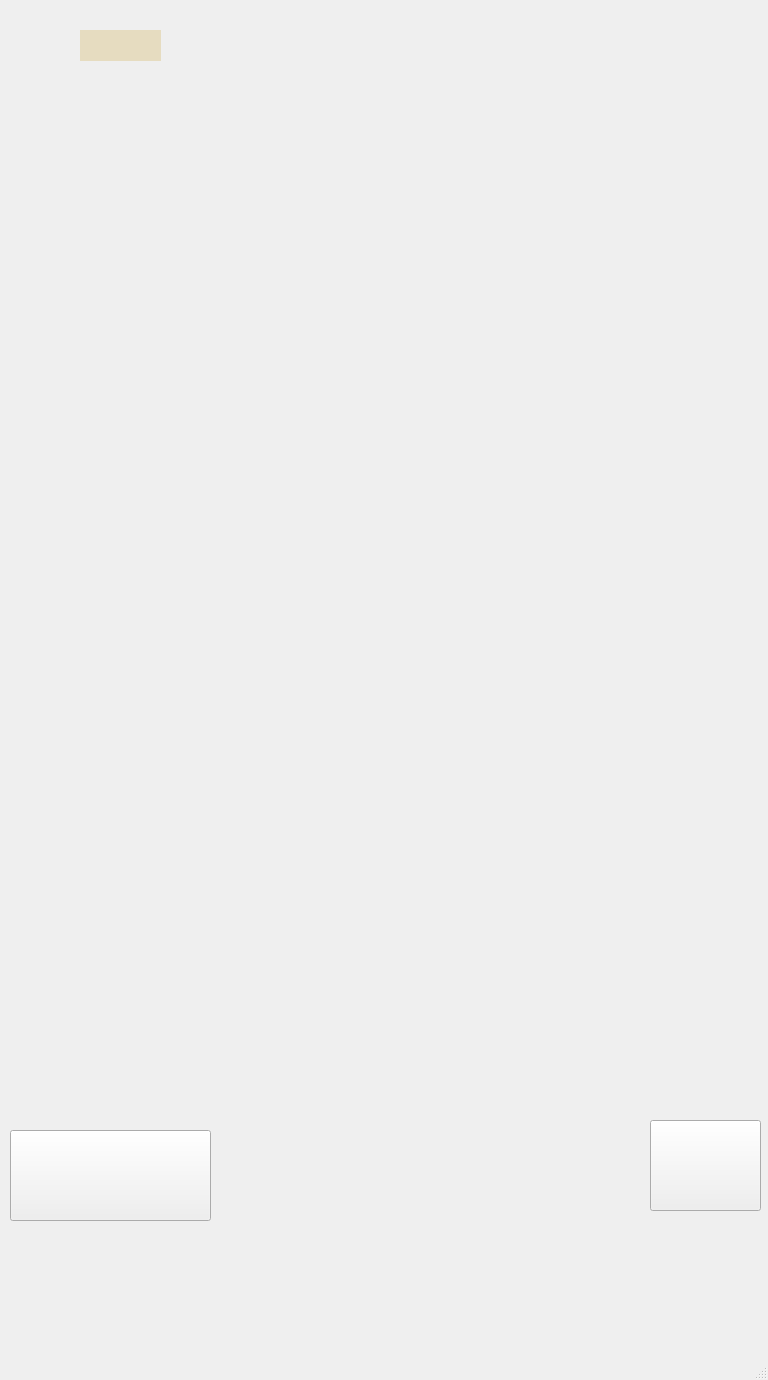
<?xml version="1.0" encoding="UTF-8"?>
<ui version="4.0">
 <class>MainWindow</class>
 <widget class="QMainWindow" name="MainWindow">
  <property name="geometry">
   <rect>
    <x>0</x>
    <y>0</y>
    <width>768</width>
    <height>1380</height>
   </rect>
  </property>
  <property name="windowTitle">
   <string>MainWindow</string>
  </property>
  <property name="autoFillBackground">
   <bool>false</bool>
  </property>
  <property name="styleSheet">
   <string notr="true"/>
  </property>
  <widget class="QWidget" name="centralwidget">
   <property name="styleSheet">
    <string notr="true">QWidget#centralwidget{
	border-image: url(:/pictures/back_mainIn.png);
}</string>
   </property>
   <widget class="QPushButton" name="Prepare">
    <property name="geometry">
     <rect>
      <x>10</x>
      <y>1130</y>
      <width>201</width>
      <height>91</height>
     </rect>
    </property>
    <property name="styleSheet">
     <string notr="true">border-image: url(:/pictures/pp.png);</string>
    </property>
    <property name="text">
     <string/>
    </property>
   </widget>
   <widget class="QPushButton" name="to_yard">
    <property name="geometry">
     <rect>
      <x>650</x>
      <y>1120</y>
      <width>111</width>
      <height>91</height>
     </rect>
    </property>
    <property name="styleSheet">
     <string notr="true">border-image: url(:/pictures/icon_out_84_88.png);</string>
    </property>
    <property name="text">
     <string/>
    </property>
   </widget>
   <widget class="QWidget" name="to_store" native="true">
    <property name="geometry">
     <rect>
      <x>650</x>
      <y>1000</y>
      <width>111</width>
      <height>91</height>
     </rect>
    </property>
    <property name="styleSheet">
     <string notr="true">border-image: url(:/pictures/icon/shop_icon.png);</string>
    </property>
   </widget>
   <widget class="QLabel" name="MoneyNumber">
    <property name="geometry">
     <rect>
      <x>80</x>
      <y>30</y>
      <width>81</width>
      <height>31</height>
     </rect>
    </property>
    <property name="styleSheet">
     <string notr="true">font: 20pt &quot;Arial&quot;;
background-color:rgb(230, 220, 192);</string>
    </property>
    <property name="text">
     <string/>
    </property>
   </widget>
   <widget class="QLabel" name="label">
    <property name="geometry">
     <rect>
      <x>20</x>
      <y>20</y>
      <width>191</width>
      <height>61</height>
     </rect>
    </property>
    <property name="styleSheet">
     <string notr="true">border-image: url(:/pictures/sys_clover_window.png);</string>
    </property>
    <property name="text">
     <string/>
    </property>
   </widget>
   <zorder>Prepare</zorder>
   <zorder>to_yard</zorder>
   <zorder>to_store</zorder>
   <zorder>label</zorder>
   <zorder>MoneyNumber</zorder>
  </widget>
  <widget class="QStatusBar" name="statusbar"/>
 </widget>
 <resources/>
 <connections/>
</ui>
